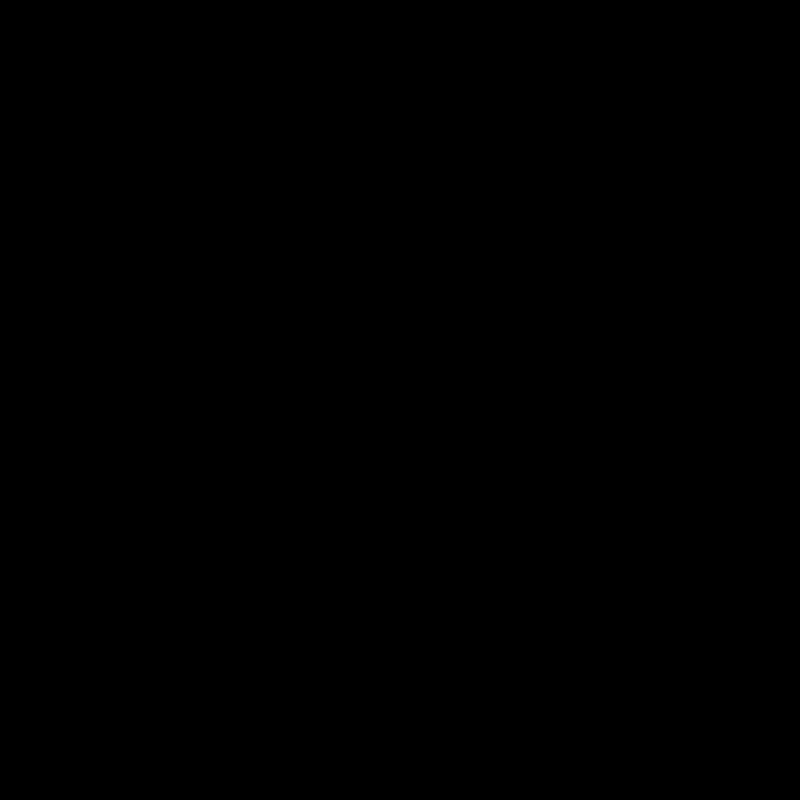
Frame 1 (no input)
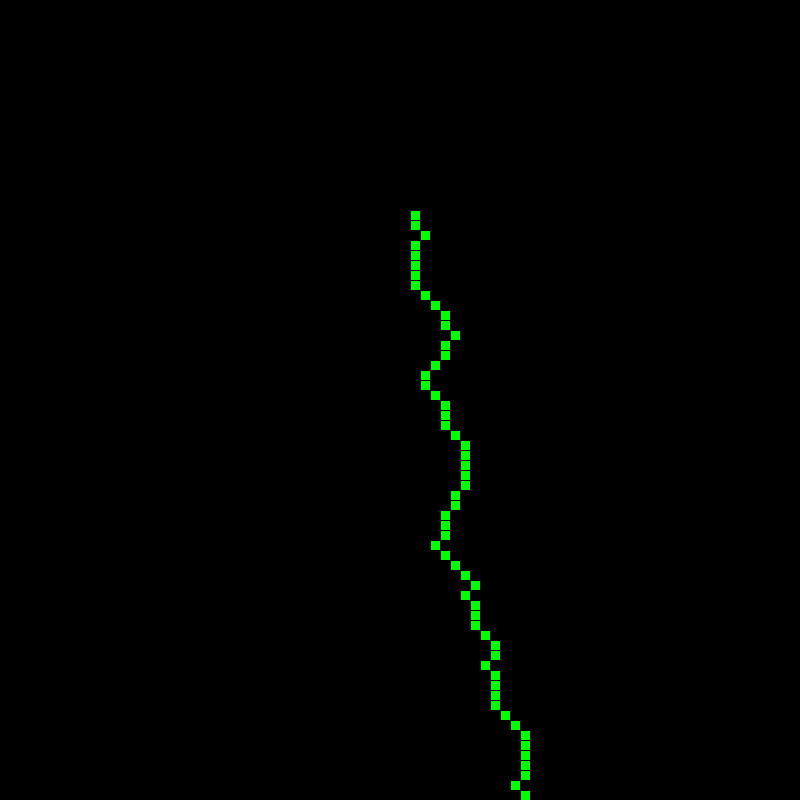
Frame 60 (the mouse pressed at the canvas centre just before this capture)
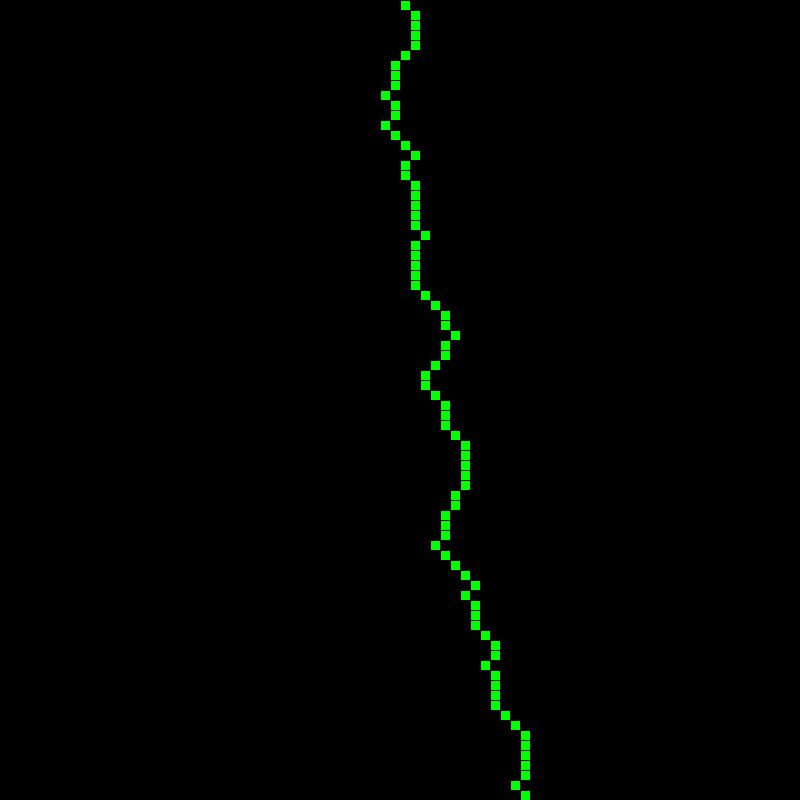
Frame 120 (the mouse held since frame 60 and released just before this capture)

The Processing sketch that drew these frames (run headless with seeded random() and noise(); from frame 60 on, the mouse is pressed at the canvas centre):

// Processing sketch: localization
// ── localization.pde
int boxSize = 10;
int stepSize = 2;

int currentPosition;
ArrayList<Integer> pastPositions;

void setup(){
  size(800,800);
  pastPositions = new ArrayList();
  currentPosition = (int)random(0,80);
}

void draw(){
  background(0);
  moveTarget();
  drawHistory();
}

void moveTarget(){
  int offset = (int)random(-stepSize,stepSize);
  int nextPosition = currentPosition += offset;
  pastPositions.add(nextPosition);
}

void drawHistory(){

  for(int i = 0; i < pastPositions.size(); i++){
    int y = height - (boxSize * i);

    int x = pastPositions.get(i) * boxSize;
    fill(0,255,0);
    rect(x,y, boxSize, boxSize);
  }
}
